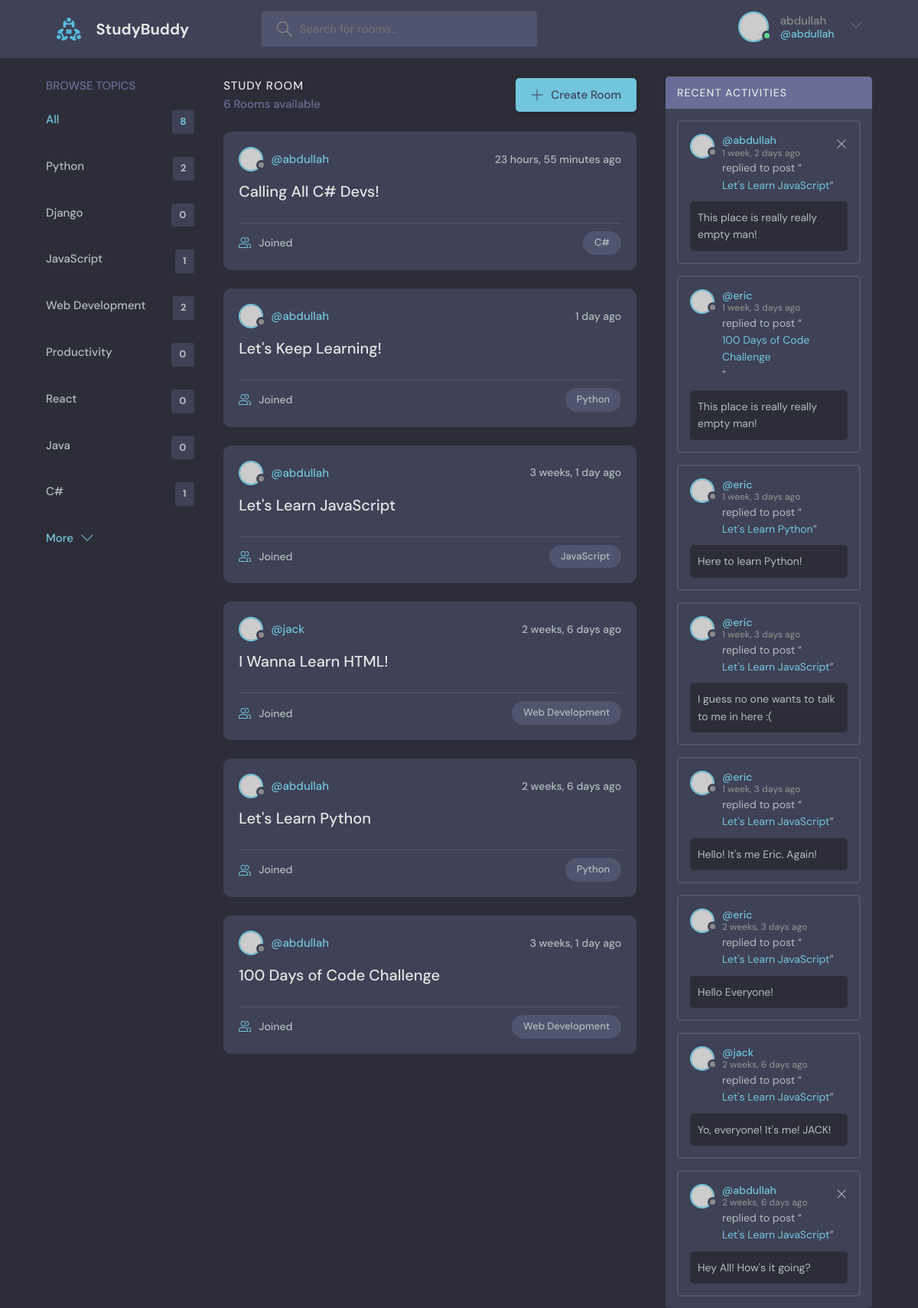
The app's page / (signed in) with its own data.
### base/models.py (models this page shows, shortened)
class Topic(models.Model):
    name: str = models.CharField(max_length=200)

class Room(models.Model):
    host = models.ForeignKey(User, on_delete=models.SET_NULL, null=True)
    topic = models.ForeignKey(Topic, on_delete=models.SET_NULL, null=True)
    name: str = models.CharField(max_length=200)
    description = models.TextField(null=True, blank=True)
    participant = models.ManyToManyField(User, related_name="participant", blank=True)
    updated = models.DateTimeField(auto_now=True)
    created = models.DateTimeField(auto_now_add=True)
    class Meta:
        ordering = ['-updated', '-created']
    def __str__(self):
        return self.name

class Message(models.Model):
    user = models.ForeignKey(User, on_delete=models.CASCADE)
    room = models.ForeignKey(Room, on_delete=models.CASCADE)
    body: str = models.TextField()
    updated = models.DateTimeField(auto_now=True)
    created = models.DateTimeField(auto_now_add=True)
    class Meta:
        ordering = ['-updated', '-created']

### base/views.py (the view)
# urls.py: 2. Add a URL to urlpatterns:  path('', views.home, name='home')
def home(request):
    q = request.GET.get('q') \
        if request.GET.get('q') is not None else ''
    rooms = Room.objects.filter(
        Q(topic__name__icontains=q) |
        Q(name__icontains=q) |
        Q(description__icontains=q)
    )
    room_messages = Message.objects.filter(
        Q(room__topic__name__icontains=q)
    )
    room_count = rooms.count()
    topics = Topic.objects.all()
    context = {'rooms': rooms,
               'topics': topics,
               'room_count': room_count,
               'room_message': room_messages}
    return render(request, 'base/home.html', context)

### base/templates/base/home.html (shortened to what this page needs)
{% extends 'main.html' %}
{% block content %}
    <main class="layout layout--3">
        <div class="container">
            {% include 'base/topics_components.html' %}
            <div class="roomList">
                <div class="roomList__header">
                    <div>
                        <h2>Study Room</h2>
                        <p>{{ room_count }} Rooms available</p>
                    </div>
                    <a class="btn btn--main" href="{% url 'create-room' %}">
                        <svg version="1.1" xmlns="http://www.w3.org/2000/svg" width="32" height="32"
                             viewBox="0 0 32 32">
                            <title>add</title>
                            <path
                                    d="M16.943 0.943h-1.885v14.115h-14.115v1.885h14.115v14.115h1.885v-14.115h14.115v-1.885h-14.115v-14.115z"
                            ></path>
                        </svg>
                        Create Room
                    </a>
                </div>
                {% include 'base/feed_component.html' %}
            </div>
            {% include 'base/activity_component.html' %}
        </div>
    </main>
{% endblock %}

### templates/navbar.html (shortened to what this page needs)
{% load static %}
<header class="header header--loggedIn">
    <div class="container">
        <a href="{% url 'home' %}" class="header__logo">
            <img src="{% static 'images/logo.svg' %}" alt="logo"/>
            <h1>StudyBuddy</h1>
        </a>
        <form class="header__search" method="get" action="{% url 'home' %}">
            <label>
                <input name="q" placeholder="Search for rooms..."/>
            </label>
        </form>
        <nav class="header__menu">
            {% if request.user.is_authenticated %}
                <div class="header__user">
                    <a href="{% url 'update-user' %}">
                        <div class="avatar avatar--medium active">
                            <img src="https://randomuser.me/api/portraits/men/37.jpg"/>
                        </div>
                        <p>{{ request.user.username }} <span>@{{ request.user.username }}</span></p>
                    </a>
                    <button class="dropdown-button">
                        <svg version="1.1" xmlns="http://www.w3.org/2000/svg" width="32" height="32"
                             viewBox="0 0 32 32">
                            <title>chevron-down</title>
                            <path d="M16 21l-13-13h-3l16 16 16-16h-3l-13 13z"></path>
                        </svg>
                    </button>
                </div>
            {% else %}
                <a href="{% url 'login' %}">
                    <img src="{% static 'images/avatar.svg' %}"/>
                    <p>Login</p>
                </a>
            {% endif %}
        </nav>
    </div>
</header>
<!DOCTYPE html>
<html lang="en">
<head>
</head>
<body>

### base/templates/base/topics_components.html
<div class="topics">
    <div class="topics__header">
        <h2>Browse Topics</h2>
    </div>
    <ul class="topics__list">
        <li>
            <a href="{% url 'home' %}" class="active">All <span>{{ topics.count }}</span></a>
        </li>
        {% for topic in topics %}
            <li>
                <a href="{% url 'home' %}?q={{ topic.name }}">{{ topic.name }}
                    <span>{{ topic.room_set.all.count }}</span></a>
            </li>
        {% endfor %}
    </ul>
    <a class="btn btn--link" href="topics.html">
        More
        <svg version="1.1" xmlns="http://www.w3.org/2000/svg" width="32" height="32" viewBox="0 0 32 32">
            <title>chevron-down</title>
            <path d="M16 21l-13-13h-3l16 16 16-16h-3l-13 13z"></path>
        </svg>
    </a>
</div>

### base/templates/base/feed_component.html (shortened to what this page needs)
{% for room in rooms %}
    <div class="roomListRoom">
        <div class="roomListRoom__header">
            <a href="{% url 'user-profile' room.host.id %}" class="roomListRoom__author">
                <div class="avatar avatar--small">
                    <img src="https://randomuser.me/api/portraits/women/11.jpg"/>
                </div>
                <span>@{{ room.host.username }}</span>
            </a>
            <div class="roomListRoom__actions">
                <span>{{ room.created|timesince }} ago</span>
            </div>
        </div>
        <div class="roomListRoom__content">
            <a href="{% url 'room' room.id %}">{{ room.name }}</a>
        </div>
        <div class="roomListRoom__meta">
            <a href="{% url 'room' room.id %}" class="roomListRoom__joined">
                {{ room.participants.all.count }} Joined
            </a>
            <p class="roomListRoom__topic">{{ room.topic.name }}</p>
        </div>
    </div>
{% endfor %}

### base/templates/base/activity_component.html
<div class="activities">
    <div class="activities__header">
        <h2>Recent Activities</h2>
    </div>
    {% for message in room_message %}
        <div class="activities__box">
            <div class="activities__boxHeader roomListRoom__header">
                <a href="{% url 'user-profile' message.user.id %}" class="roomListRoom__author">
                    <div class="avatar avatar--small">
                        <img src="https://randomuser.me/api/portraits/women/11.jpg"/>
                    </div>
                    <p>
                        @{{ message.user }}
                        <span>{{ message.created|timesince }} ago</span>
                    </p>
                </a>
                {% if request.user == message.user %}
                    <div class="roomListRoom__actions">
                        <a href="{% url 'delete-message' message.id %}">
                            <svg version="1.1" xmlns="http://www.w3.org/2000/svg" width="32" height="32"
                                 viewBox="0 0 32 32">
                                <title>remove</title>
                                <path
                                        d="M27.314 6.019l-1.333-1.333-9.98 9.981-9.981-9.981-1.333 1.333 9.981 9.981-9.981 9.98 1.333 1.333 9.981-9.98 9.98 9.98 1.333-1.333-9.98-9.98 9.98-9.981z"
                                ></path>
                            </svg>
                        </a>
                    </div>
                {% endif %}
            </div>
            <div class="activities__boxContent">
                <p>replied to post “<a href="{% url 'room' message.room.id %}">{{ message.room }}</a>”</p>
                <div class="activities__boxRoomContent">
                    {{ message.body }}
                </div>
            </div>
        </div>
    {% endfor %}
</div>

### records on screen
Topic: name "Python", room_set.all.count "2"
Topic: name "Django", room_set.all.count "0"
Topic: name "JavaScript", room_set.all.count "1"
Topic: name "Web Development", room_set.all.count "2"
Topic: name "Productivity", room_set.all.count "0"
Topic: name "React", room_set.all.count "0"
Topic: name "Java", room_set.all.count "0"
Topic: name "C#", room_set.all.count "1"
Room: host.username "abdullah", created "23 hours, 55 minutes", name "Calling All C# Devs!", topic.name "C#"
Room: host.username "abdullah", created "1 day", name "Let's Keep Learning!", topic.name "Python"
Room: host.username "abdullah", created "3 weeks, 1 day", name "Let's Learn JavaScript", topic.name "JavaScript"
Room: host.username "jack", created "2 weeks, 6 days", name "I Wanna Learn HTML!", topic.name "Web Development"
Room: host.username "abdullah", created "2 weeks, 6 days", name "Let's Learn Python", topic.name "Python"
Room: host.username "abdullah", created "3 weeks, 1 day", name "100 Days of Code Challenge", topic.name "Web Development"
Message: user "abdullah", created "1 week, 2 days", room "Let's Learn JavaScript", body "This place is really really empty man!"
Message: user "eric", created "1 week, 3 days", room "100 Days of Code Challenge", body "This place is really really empty man!"
Message: user "eric", created "1 week, 3 days", room "Let's Learn Python", body "Here to learn Python!"
Message: user "eric", created "1 week, 3 days", room "Let's Learn JavaScript", body "I guess no one wants to talk to me in here :("
Message: user "eric", created "1 week, 3 days", room "Let's Learn JavaScript", body "Hello! It's me Eric. Again!"
Message: user "eric", created "2 weeks, 3 days", room "Let's Learn JavaScript", body "Hello Everyone!"
Message: user "jack", created "2 weeks, 6 days", room "Let's Learn JavaScript", body "Yo, everyone! It's me! JACK!"
Message: user "abdullah", created "2 weeks, 6 days", room "Let's Learn JavaScript", body "Hey All! How's it going?"

### other values on screen
{{ request.user.username }} "abdullah"
{{ topics.count }} "8"
{{ room_count }} "6"
